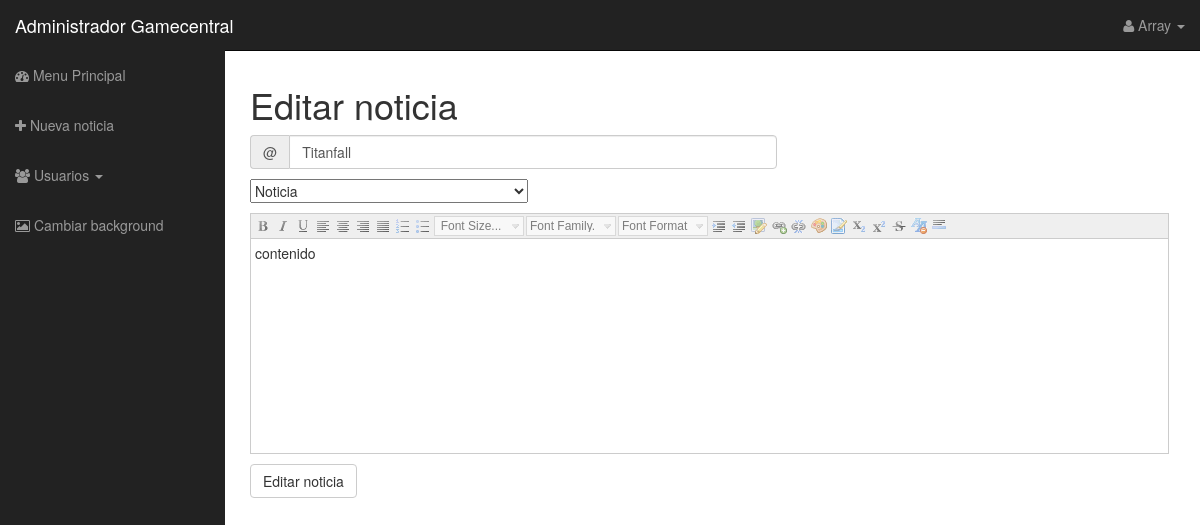
Page /editarnoticia.php?id_noticia=1 (signed in) on the earlier database version.
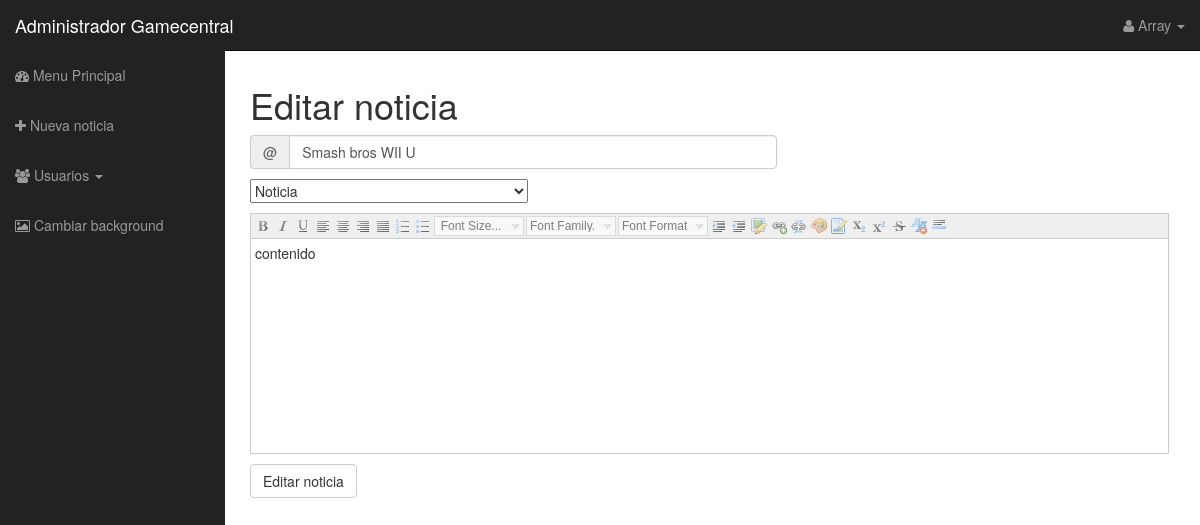
Same page on the later database version.
### tables this page shows
CREATE TABLE IF NOT EXISTS `noticia` (
  `id_noticia` int(11) NOT NULL AUTO_INCREMENT,
  `titulo_noticia` varchar(50) DEFAULT NULL,
  `tipo_noticia` varchar(20) DEFAULT NULL,
  `contenido_noticia` longtext,
  `fecha` date DEFAULT NULL,
  `autor` varchar(50) DEFAULT NULL,
  PRIMARY KEY (`id_noticia`)
);

### clases/conexion.php (called while the page is built, shortened)
<?php
class conexion{
	private $usuario = "root";
	private $contrasena = "1234";
	private $host = "localhost";
	private $conex;
	public function makeQuery($qry){
		return mysql_query($qry,$this->conex);
	}
	public function makeArray($rs){
		return mysql_fetch_array($rs);
	}
	private function makeConex(){
		$this->conex  = @mysql_connect($this->host,$this->usuario,$this->contrasena) or die("Error al conectarse");
	}
}
?>

### editarnoticia.php (the view, shortened to what this page needs)
<?php include('headerAdmin.php');
if(isset($_GET['id_noticia'])){
  $idNoticia = $_GET['id_noticia'];
  $db = new Conexion();
  $rs = $db->makeQuery("SELECT *FROM noticia WHERE id_noticia=".$idNoticia." LIMIT 1");
  while($reg = $db->makeArray($rs)){
	  $tituloNoticia = $reg['titulo_noticia'];
	  $tipoNoticia = $reg['tipo_noticia'];
  }
}
?>
	<h1>Editar noticia</h1>
	<form action="/controladores/editpost.php" method="POST">
		<div class="row">
			<div class="col-lg-7">
				<div class="input-group">
					<span class="input-group-addon">@</span>
					<input type="text" class="form-control" placeholder="Nombre del post" name="tituloNoticia" value="<?php echo $tituloNoticia; ?>">
				</div>
			</div>
		</div>
		<select name="tipoNoticia" value="<?php echo $tipoNoticia ?>">
			<option value="noticia">Noticia</option>
		</select>
		<button type="submit" class="btn btn-default">Editar noticia</button>
	</form>
<?php include('footerAdmin.php'); ?>

Differences in the rows shown:
changed noticia "Noticia": tituloNoticia "Titanfall" → "Smash bros WII U"
